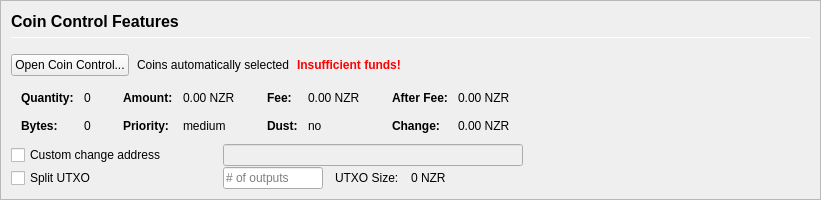
         <widget class="QFrame" name="frameCoinControl">
          <property name="sizePolicy">
           <sizepolicy hsizetype="Expanding" vsizetype="Expanding">
            <horstretch>0</horstretch>
            <verstretch>0</verstretch>
           </sizepolicy>
          </property>
          <property name="maximumSize">
           <size>
            <width>16777215</width>
            <height>16777215</height>
           </size>
          </property>
          <property name="frameShape">
           <enum>QFrame::StyledPanel</enum>
          </property>
          <property name="frameShadow">
           <enum>QFrame::Sunken</enum>
          </property>
          <layout class="QVBoxLayout" name="verticalLayoutCoinControl2">
           <property name="spacing">
            <number>0</number>
           </property>
           <property name="margin">
            <number>0</number>
           </property>
           <item>
            <widget class="QFrame" name="frameCoinControl_BG">
             <layout class="QVBoxLayout" name="verticalLayoutCoinControl" stretch="0,0,0,0,0,0">
              <property name="spacing">
               <number>1</number>
              </property>
              <property name="leftMargin">
               <number>10</number>
              </property>
              <property name="topMargin">
               <number>10</number>
              </property>
              <item>
               <layout class="QHBoxLayout" name="horizontalLayoutCoinControl1">
                <property name="bottomMargin">
                 <number>15</number>
                </property>
                <item>
                 <layout class="QVBoxLayout" name="verticalLayout_3">
                  <property name="spacing">
                   <number>6</number>
                  </property>
                  <item>
                   <widget class="QLabel" name="labelCoinControlFeatures">
                    <property name="sizePolicy">
                     <sizepolicy hsizetype="Preferred" vsizetype="Maximum">
                      <horstretch>0</horstretch>
                      <verstretch>0</verstretch>
                     </sizepolicy>
                    </property>
                    <property name="minimumSize">
                     <size>
                      <width>0</width>
                      <height>20</height>
                     </size>
                    </property>
                    <property name="font">
                     <font>
                      <pointsize>12</pointsize>
                      <weight>75</weight>
                      <bold>true</bold>
                     </font>
                    </property>
                    <property name="styleSheet">
                     <string notr="true">font-weight:bold;</string>
                    </property>
                    <property name="text">
                     <string>Coin Control Features</string>
                    </property>
                   </widget>
                  </item>
                  <item>
                   <widget class="Line" name="line">
                    <property name="minimumSize">
                     <size>
                      <width>0</width>
                      <height>1</height>
                     </size>
                    </property>
                    <property name="maximumSize">
                     <size>
                      <width>16777215</width>
                      <height>1</height>
                     </size>
                    </property>
                    <property name="orientation">
                     <enum>Qt::Horizontal</enum>
                    </property>
                   </widget>
                  </item>
                 </layout>
                </item>
               </layout>
              </item>
              <item>
               <layout class="QHBoxLayout" name="horizontalLayoutCoinControl2" stretch="0,0,0,0">
                <property name="spacing">
                 <number>8</number>
                </property>
                <property name="bottomMargin">
                 <number>10</number>
                </property>
                <item>
                 <widget class="QPushButton" name="pushButtonCoinControl">
                  <property name="styleSheet">
                   <string notr="true"/>
                  </property>
                  <property name="text">
                   <string>Open Coin Control...</string>
                  </property>
                  <property name="autoDefault">
                   <bool>false</bool>
                  </property>
                 </widget>
                </item>
                <item>
                 <widget class="QLabel" name="labelCoinControlAutomaticallySelected">
                  <property name="text">
                   <string>Coins automatically selected</string>
                  </property>
                  <property name="margin">
                   <number>5</number>
                  </property>
                 </widget>
                </item>
                <item>
                 <widget class="QLabel" name="labelCoinControlInsuffFunds">
                  <property name="font">
                   <font>
                    <weight>75</weight>
                    <bold>true</bold>
                   </font>
                  </property>
                  <property name="styleSheet">
                   <string notr="true">color:red;font-weight:bold;</string>
                  </property>
                  <property name="text">
                   <string>Insufficient funds!</string>
                  </property>
                  <property name="margin">
                   <number>5</number>
                  </property>
                 </widget>
                </item>
                <item>
                 <spacer name="horizontalSpacerCoinControl">
                  <property name="orientation">
                   <enum>Qt::Horizontal</enum>
                  </property>
                  <property name="sizeHint" stdset="0">
                   <size>
                    <width>40</width>
                    <height>1</height>
                   </size>
                  </property>
                 </spacer>
                </item>
               </layout>
              </item>
              <item>
               <widget class="QWidget" name="widgetCoinControl" native="true">
                <property name="sizePolicy">
                 <sizepolicy hsizetype="Preferred" vsizetype="Preferred">
                  <horstretch>0</horstretch>
                  <verstretch>0</verstretch>
                 </sizepolicy>
                </property>
                <property name="minimumSize">
                 <size>
                  <width>0</width>
                  <height>0</height>
                 </size>
                </property>
                <property name="styleSheet">
                 <string notr="true"/>
                </property>
                <layout class="QHBoxLayout" name="horizontalLayoutCoinControl5">
                 <property name="margin">
                  <number>0</number>
                 </property>
                 <item>
                  <layout class="QHBoxLayout" name="horizontalLayoutCoinControl3" stretch="0,0,0,1">
                   <property name="spacing">
                    <number>20</number>
                   </property>
                   <property name="topMargin">
                    <number>0</number>
                   </property>
                   <property name="bottomMargin">
                    <number>10</number>
                   </property>
                   <item>
                    <layout class="QFormLayout" name="formLayoutCoinControl1">
                     <property name="horizontalSpacing">
                      <number>10</number>
                     </property>
                     <property name="verticalSpacing">
                      <number>14</number>
                     </property>
                     <property name="leftMargin">
                      <number>10</number>
                     </property>
                     <property name="topMargin">
                      <number>4</number>
                     </property>
                     <property name="rightMargin">
                      <number>6</number>
                     </property>
                     <item row="0" column="0">
                      <widget class="QLabel" name="labelCoinControlQuantityText">
                       <property name="font">
                        <font>
                         <weight>75</weight>
                         <bold>true</bold>
                        </font>
                       </property>
                       <property name="text">
                        <string>Quantity:</string>
                       </property>
                       <property name="margin">
                        <number>0</number>
                       </property>
                      </widget>
                     </item>
                     <item row="0" column="1">
                      <widget class="QLabel" name="labelCoinControlQuantity">
                       <property name="cursor">
                        <cursorShape>IBeamCursor</cursorShape>
                       </property>
                       <property name="contextMenuPolicy">
                        <enum>Qt::ActionsContextMenu</enum>
                       </property>
                       <property name="text">
                        <string notr="true">0</string>
                       </property>
                       <property name="margin">
                        <number>0</number>
                       </property>
                       <property name="textInteractionFlags">
                        <set>Qt::LinksAccessibleByMouse|Qt::TextSelectableByKeyboard|Qt::TextSelectableByMouse</set>
                       </property>
                      </widget>
                     </item>
                     <item row="1" column="0">
                      <widget class="QLabel" name="labelCoinControlBytesText">
                       <property name="font">
                        <font>
                         <weight>75</weight>
                         <bold>true</bold>
                        </font>
                       </property>
                       <property name="text">
                        <string>Bytes:</string>
                       </property>
                      </widget>
                     </item>
                     <item row="1" column="1">
                      <widget class="QLabel" name="labelCoinControlBytes">
                       <property name="cursor">
                        <cursorShape>IBeamCursor</cursorShape>
                       </property>
                       <property name="contextMenuPolicy">
                        <enum>Qt::ActionsContextMenu</enum>
                       </property>
                       <property name="text">
                        <string notr="true">0</string>
                       </property>
                       <property name="textInteractionFlags">
                        <set>Qt::LinksAccessibleByMouse|Qt::TextSelectableByKeyboard|Qt::TextSelectableByMouse</set>
                       </property>
                      </widget>
                     </item>
                    </layout>
                   </item>
                   <item>
                    <layout class="QFormLayout" name="formLayoutCoinControl2">
                     <property name="horizontalSpacing">
                      <number>10</number>
                     </property>
                     <property name="verticalSpacing">
                      <number>14</number>
                     </property>
                     <property name="leftMargin">
                      <number>6</number>
                     </property>
                     <property name="topMargin">
                      <number>4</number>
                     </property>
                     <property name="rightMargin">
                      <number>6</number>
                     </property>
                     <item row="0" column="0">
                      <widget class="QLabel" name="labelCoinControlAmountText">
                       <property name="font">
                        <font>
                         <weight>75</weight>
                         <bold>true</bold>
                        </font>
                       </property>
                       <property name="text">
                        <string>Amount:</string>
                       </property>
                       <property name="margin">
                        <number>0</number>
                       </property>
                      </widget>
                     </item>
                     <item row="0" column="1">
                      <widget class="QLabel" name="labelCoinControlAmount">
                       <property name="cursor">
                        <cursorShape>IBeamCursor</cursorShape>
                       </property>
                       <property name="contextMenuPolicy">
                        <enum>Qt::ActionsContextMenu</enum>
                       </property>
                       <property name="text">
                        <string notr="true">0.00 NZR</string>
                       </property>
                       <property name="textInteractionFlags">
                        <set>Qt::LinksAccessibleByMouse|Qt::TextSelectableByKeyboard|Qt::TextSelectableByMouse</set>
                       </property>
                      </widget>
                     </item>
                     <item row="1" column="0">
                      <widget class="QLabel" name="labelCoinControlPriorityText">
                       <property name="font">
                        <font>
                         <weight>75</weight>
                         <bold>true</bold>
                        </font>
                       </property>
                       <property name="text">
                        <string>Priority:</string>
                       </property>
                      </widget>
                     </item>
                     <item row="1" column="1">
                      <widget class="QLabel" name="labelCoinControlPriority">
                       <property name="cursor">
                        <cursorShape>IBeamCursor</cursorShape>
                       </property>
                       <property name="contextMenuPolicy">
                        <enum>Qt::ActionsContextMenu</enum>
                       </property>
                       <property name="text">
                        <string>medium</string>
                       </property>
                       <property name="textInteractionFlags">
                        <set>Qt::LinksAccessibleByMouse|Qt::TextSelectableByKeyboard|Qt::TextSelectableByMouse</set>
                       </property>
                      </widget>
                     </item>
                    </layout>
                   </item>
                   <item>
                    <layout class="QFormLayout" name="formLayoutCoinControl3">
                     <property name="horizontalSpacing">
                      <number>10</number>
                     </property>
                     <property name="verticalSpacing">
                      <number>14</number>
                     </property>
                     <property name="leftMargin">
                      <number>6</number>
                     </property>
                     <property name="topMargin">
                      <number>4</number>
                     </property>
                     <property name="rightMargin">
                      <number>6</number>
                     </property>
                     <item row="0" column="0">
                      <widget class="QLabel" name="labelCoinControlFeeText">
                       <property name="font">
                        <font>
                         <weight>75</weight>
                         <bold>true</bold>
                        </font>
                       </property>
                       <property name="text">
                        <string>Fee:</string>
                       </property>
                       <property name="margin">
                        <number>0</number>
                       </property>
                      </widget>
                     </item>
                     <item row="0" column="1">
                      <widget class="QLabel" name="labelCoinControlFee">
                       <property name="cursor">
                        <cursorShape>IBeamCursor</cursorShape>
                       </property>
                       <property name="contextMenuPolicy">
                        <enum>Qt::ActionsContextMenu</enum>
                       </property>
                       <property name="text">
                        <string notr="true">0.00 NZR</string>
                       </property>
                       <property name="textInteractionFlags">
                        <set>Qt::LinksAccessibleByMouse|Qt::TextSelectableByKeyboard|Qt::TextSelectableByMouse</set>
                       </property>
                      </widget>
                     </item>
                     <item row="1" column="0">
                      <widget class="QLabel" name="labelCoinControlLowOutputText">
                       <property name="font">
                        <font>
                         <weight>75</weight>
                         <bold>true</bold>
                        </font>
                       </property>
                       <property name="text">
                        <string>Dust:</string>
                       </property>
                      </widget>
                     </item>
                     <item row="1" column="1">
                      <widget class="QLabel" name="labelCoinControlLowOutput">
                       <property name="cursor">
                        <cursorShape>IBeamCursor</cursorShape>
                       </property>
                       <property name="contextMenuPolicy">
                        <enum>Qt::ActionsContextMenu</enum>
                       </property>
                       <property name="text">
                        <string>no</string>
                       </property>
                       <property name="textInteractionFlags">
                        <set>Qt::LinksAccessibleByMouse|Qt::TextSelectableByKeyboard|Qt::TextSelectableByMouse</set>
                       </property>
                      </widget>
                     </item>
                    </layout>
                   </item>
                   <item>
                    <layout class="QFormLayout" name="formLayoutCoinControl4">
                     <property name="horizontalSpacing">
                      <number>10</number>
                     </property>
                     <property name="verticalSpacing">
                      <number>14</number>
                     </property>
                     <property name="leftMargin">
                      <number>6</number>
                     </property>
                     <property name="topMargin">
                      <number>4</number>
                     </property>
                     <property name="rightMargin">
                      <number>6</number>
                     </property>
                     <item row="0" column="0">
                      <widget class="QLabel" name="labelCoinControlAfterFeeText">
                       <property name="font">
                        <font>
                         <weight>75</weight>
                         <bold>true</bold>
                        </font>
                       </property>
                       <property name="text">
                        <string>After Fee:</string>
                       </property>
                       <property name="margin">
                        <number>0</number>
                       </property>
                      </widget>
                     </item>
                     <item row="0" column="1">
                      <widget class="QLabel" name="labelCoinControlAfterFee">
                       <property name="cursor">
                        <cursorShape>IBeamCursor</cursorShape>
                       </property>
                       <property name="contextMenuPolicy">
                        <enum>Qt::ActionsContextMenu</enum>
                       </property>
                       <property name="text">
                        <string notr="true">0.00 NZR</string>
                       </property>
                       <property name="textInteractionFlags">
                        <set>Qt::LinksAccessibleByMouse|Qt::TextSelectableByKeyboard|Qt::TextSelectableByMouse</set>
                       </property>
                      </widget>
                     </item>
                     <item row="1" column="0">
                      <widget class="QLabel" name="labelCoinControlChangeText">
                       <property name="font">
                        <font>
                         <weight>75</weight>
                         <bold>true</bold>
                        </font>
                       </property>
                       <property name="text">
                        <string>Change:</string>
                       </property>
                      </widget>
                     </item>
                     <item row="1" column="1">
                      <widget class="QLabel" name="labelCoinControlChange">
                       <property name="cursor">
                        <cursorShape>IBeamCursor</cursorShape>
                       </property>
                       <property name="contextMenuPolicy">
                        <enum>Qt::ActionsContextMenu</enum>
                       </property>
                       <property name="text">
                        <string notr="true">0.00 NZR</string>
                       </property>
                       <property name="textInteractionFlags">
                        <set>Qt::LinksAccessibleByMouse|Qt::TextSelectableByKeyboard|Qt::TextSelectableByMouse</set>
                       </property>
                      </widget>
                     </item>
                    </layout>
                   </item>
                  </layout>
                 </item>
                </layout>
               </widget>
              </item>
              <item>
               <layout class="QHBoxLayout" name="horizontalLayoutCoinControl4">
                <property name="spacing">
                 <number>12</number>
                </property>
                <property name="sizeConstraint">
                 <enum>QLayout::SetDefaultConstraint</enum>
                </property>
                <property name="topMargin">
                 <number>0</number>
                </property>
                <property name="rightMargin">
                 <number>0</number>
                </property>
                <item>
                 <widget class="QCheckBox" name="checkBoxCoinControlChange">
                  <property name="sizePolicy">
                   <sizepolicy hsizetype="Preferred" vsizetype="Preferred">
                    <horstretch>0</horstretch>
                    <verstretch>0</verstretch>
                   </sizepolicy>
                  </property>
                  <property name="minimumSize">
                   <size>
                    <width>200</width>
                    <height>0</height>
                   </size>
                  </property>
                  <property name="maximumSize">
                   <size>
                    <width>200</width>
                    <height>16777215</height>
                   </size>
                  </property>
                  <property name="toolTip">
                   <string>If this is activated, but the change address is empty or invalid, change will be sent to a newly generated address.</string>
                  </property>
                  <property name="text">
                   <string>Custom change address</string>
                  </property>
                 </widget>
                </item>
                <item>
                 <widget class="QValidatedLineEdit" name="lineEditCoinControlChange">
                  <property name="enabled">
                   <bool>false</bool>
                  </property>
                  <property name="sizePolicy">
                   <sizepolicy hsizetype="Preferred" vsizetype="Preferred">
                    <horstretch>0</horstretch>
                    <verstretch>0</verstretch>
                   </sizepolicy>
                  </property>
                  <property name="minimumSize">
                   <size>
                    <width>300</width>
                    <height>0</height>
                   </size>
                  </property>
                 </widget>
                </item>
                <item>
                 <widget class="QLabel" name="labelCoinControlChangeLabel">
                  <property name="sizePolicy">
                   <sizepolicy hsizetype="Preferred" vsizetype="Preferred">
                    <horstretch>0</horstretch>
                    <verstretch>0</verstretch>
                   </sizepolicy>
                  </property>
                  <property name="minimumSize">
                   <size>
                    <width>100</width>
                    <height>0</height>
                   </size>
                  </property>
                  <property name="text">
                   <string/>
                  </property>
                  <property name="margin">
                   <number>3</number>
                  </property>
                 </widget>
                </item>
               </layout>
              </item>
              <item>
               <layout class="QHBoxLayout" name="horizontalLayoutCoinControl6">
                <property name="spacing">
                 <number>12</number>
                </property>
                <property name="rightMargin">
                 <number>0</number>
                </property>
                <item>
                 <widget class="QCheckBox" name="splitBlockCheckBox">
                  <property name="sizePolicy">
                   <sizepolicy hsizetype="Preferred" vsizetype="Preferred">
                    <horstretch>0</horstretch>
                    <verstretch>0</verstretch>
                   </sizepolicy>
                  </property>
                  <property name="minimumSize">
                   <size>
                    <width>200</width>
                    <height>0</height>
                   </size>
                  </property>
                  <property name="maximumSize">
                   <size>
                    <width>200</width>
                    <height>16777215</height>
                   </size>
                  </property>
                  <property name="text">
                   <string>Split UTXO</string>
                  </property>
                 </widget>
                </item>
                <item>
                 <widget class="QLineEdit" name="splitBlockLineEdit">
                  <property name="sizePolicy">
                   <sizepolicy hsizetype="Preferred" vsizetype="Preferred">
                    <horstretch>50</horstretch>
                    <verstretch>0</verstretch>
                   </sizepolicy>
                  </property>
                  <property name="minimumSize">
                   <size>
                    <width>100</width>
                    <height>0</height>
                   </size>
                  </property>
                  <property name="maximumSize">
                   <size>
                    <width>100</width>
                    <height>16777215</height>
                   </size>
                  </property>
                  <property name="placeholderText">
                   <string># of outputs</string>
                  </property>
                 </widget>
                </item>
                <item>
                 <widget class="QLabel" name="labelBlockSizeText">
                  <property name="text">
                   <string>UTXO Size:</string>
                  </property>
                 </widget>
                </item>
                <item>
                 <widget class="QLabel" name="labelBlockSize">
                  <property name="text">
                   <string>0 NZR</string>
                  </property>
                 </widget>
                </item>
                <item>
                 <spacer name="horizontalSpacer_7">
                  <property name="orientation">
                   <enum>Qt::Horizontal</enum>
                  </property>
                  <property name="sizeHint" stdset="0">
                   <size>
                    <width>40</width>
                    <height>20</height>
                   </size>
                  </property>
                 </spacer>
                </item>
               </layout>
              </item>
              <item>
               <spacer name="verticalSpacerCoinControl">
                <property name="orientation">
                 <enum>Qt::Vertical</enum>
                </property>
                <property name="sizeHint" stdset="0">
                 <size>
                  <width>800</width>
                  <height>1</height>
                 </size>
                </property>
               </spacer>
              </item>
             </layout>
            </widget>
           </item>
          </layout>
         </widget>
